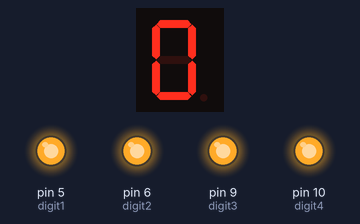
A sketch run on a simulated Arduino Uno, built with avr-gcc and run on an emulated ATmega328P. Shown: 1-digit seven-segment display, output pins drawn as LEDs (lit = HIGH). Wiring (inferred from the names in the program): 1-digit 7-segment display, segments lit when HIGH: segments A0, A1, A2, pin 2, pin 4, pin 7, pin 8, pin 13. The segment pins are drawn as the display they are named for; pins used as bus, display or sensor lines are not drawn.

Above: at 0.1 s.
At 0.6 s:
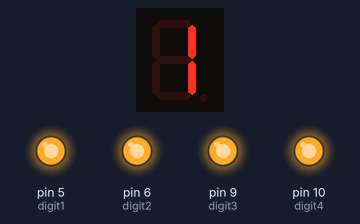
At 1.1 s:
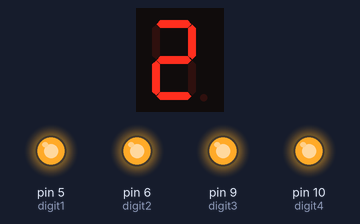
At 2.1 s:
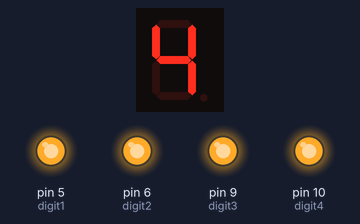
At 3.1 s:
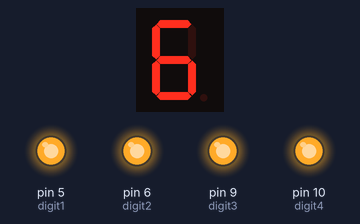
At 4.6 s:
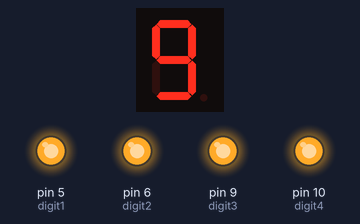
Timing chart, 0 to 6.1 s (numbered marks = the images above):
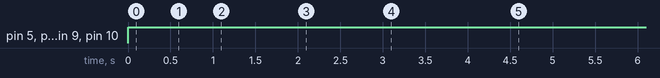

Measured:
- by itself, pin 5 (digit1), pin 6 (digit2), pin 9 (digit3), pin 10 (digit4): LOW → HIGH at 0.00 s
- by itself, everything shown: repeats every 5.0 s, in 10 steps
- what the display in image 1 shows lasts 0.5 s, from 0.5 s to 1.0 s

The sketch:

7segment06.ino
```cpp
int segmentA = A0;
int segmentB = A1;
int segmentC = A2;
int segmentD = 2;
int segmentE = 4;
int segmentF = 7;
int segmentG = 8;
int segmentDP = 13;
int digit1 = 5;
int digit2 = 6;
int digit3 = 9;
int digit4 = 10;

void setup() {
  pinMode(segmentA, OUTPUT);
  pinMode(segmentB, OUTPUT);
  pinMode(segmentC, OUTPUT);
  pinMode(segmentD, OUTPUT);
  pinMode(segmentE, OUTPUT);
  pinMode(segmentF, OUTPUT);
  pinMode(segmentG, OUTPUT);
  pinMode(segmentDP, OUTPUT);
  pinMode(digit1, OUTPUT);
  pinMode(digit2, OUTPUT);
  pinMode(digit3, OUTPUT);
  pinMode(digit4, OUTPUT);
}
void loop() {
  for (int digit = 1; digit <= 4; digit++) {
    switch (digit) {
      case 1:
        digitalWrite(digit1, 1);
        break;
      case 2:
        digitalWrite(digit2, 1);
        break;
      case 3:
        digitalWrite(digit3, 1);
        break;
      case 4:
        digitalWrite(digit4, 1);
        break;
    }
  }
  displayNumber();
}
void displayNumber() {
  for (int digit = 0; digit <= 9; digit++) {
    displaySegment(digit);  // แสดงผลบน 7-Segment ขนาด 1 หลัก
    delay(500);             // หน่วงเวลา 0.5 วินาที
  }
}
void displaySegment(int numberToDisplay) {
  switch (numberToDisplay) {
    case 0:  // แสดงผลเลข 0
      digitalWrite(segmentA, 1);
      digitalWrite(segmentB, 1);
      digitalWrite(segmentC, 1);
      digitalWrite(segmentD, 1);
      digitalWrite(segmentE, 1);
      digitalWrite(segmentF, 1);
      digitalWrite(segmentG, 0);
      break;
    case 1:  // แสดงผลเลข 1
      digitalWrite(segmentA, 0);
      digitalWrite(segmentB, 1);
      digitalWrite(segmentC, 1);
      digitalWrite(segmentD, 0);
      digitalWrite(segmentE, 0);
      digitalWrite(segmentF, 0);
      digitalWrite(segmentG, 0);
      break;
    case 2:  // แสดงผลเลข 2
      digitalWrite(segmentA, 1);
      digitalWrite(segmentB, 1);
      digitalWrite(segmentC, 0);
      digitalWrite(segmentD, 1);
      digitalWrite(segmentE, 1);
      digitalWrite(segmentF, 0);
      digitalWrite(segmentG, 1);
      break;
    case 3:  // แสดงผลเลข 3
      digitalWrite(segmentA, 1);
      digitalWrite(segmentB, 1);
      digitalWrite(segmentC, 1);
      digitalWrite(segmentD, 1);
      digitalWrite(segmentE, 0);
      digitalWrite(segmentF, 0);
      digitalWrite(segmentG, 1);
      break;
    case 4:  // แสดงผลเลข 4
      digitalWrite(segmentA, 0);
      digitalWrite(segmentB, 1);
      digitalWrite(segmentC, 1);
      digitalWrite(segmentD, 0);
      digitalWrite(segmentE, 0);
      digitalWrite(segmentF, 1);
      digitalWrite(segmentG, 1);
      break;
    case 5:  // แสดงผลเลข 5
      digitalWrite(segmentA, 1);
      digitalWrite(segmentB, 0);
      digitalWrite(segmentC, 1);
      digitalWrite(segmentD, 1);
      digitalWrite(segmentE, 0);
      digitalWrite(segmentF, 1);
      digitalWrite(segmentG, 1);
      break;
    case 6:  // แสดงผลเลข 6
      digitalWrite(segmentA, 1);
      digitalWrite(segmentB, 0);
      digitalWrite(segmentC, 1);
      digitalWrite(segmentD, 1);
      digitalWrite(segmentE, 1);
      digitalWrite(segmentF, 1);
      digitalWrite(segmentG, 1);
      break;
    case 7:  // แสดงผลเลข 7
      digitalWrite(segmentA, 1);
      digitalWrite(segmentB, 1);
      digitalWrite(segmentC, 1);
      digitalWrite(segmentD, 0);
      digitalWrite(segmentE, 0);
      digitalWrite(segmentF, 0);
      digitalWrite(segmentG, 0);
      break;
    case 8:  // แสดงผลเลข 8
      digitalWrite(segmentA, 1);
      digitalWrite(segmentB, 1);
      digitalWrite(segmentC, 1);
      digitalWrite(segmentD, 1);
      digitalWrite(segmentE, 1);
      digitalWrite(segmentF, 1);
      digitalWrite(segmentG, 1);
      break;
    case 9:  // แสดงผลเลข 9
      digitalWrite(segmentA, 1);
      digitalWrite(segmentB, 1);
      digitalWrite(segmentC, 1);
      digitalWrite(segmentD, 1);
      digitalWrite(segmentE, 0);
      digitalWrite(segmentF, 1);
      digitalWrite(segmentG, 1);
      break;
  }
}
```
